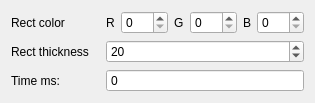
<?xml version="1.0" encoding="UTF-8"?>
<ui version="4.0">
 <class>DrawRectsForm</class>
 <widget class="QWidget" name="DrawRectsForm">
  <property name="geometry">
   <rect>
    <x>0</x>
    <y>0</y>
    <width>315</width>
    <height>101</height>
   </rect>
  </property>
  <property name="windowTitle">
   <string>Form</string>
  </property>
  <layout class="QGridLayout" name="gridLayout">
   <item row="0" column="0">
    <widget class="QLabel" name="label_4">
     <property name="text">
      <string>Rect color</string>
     </property>
    </widget>
   </item>
   <item row="1" column="0">
    <widget class="QLabel" name="label_5">
     <property name="text">
      <string>Rect thickness</string>
     </property>
    </widget>
   </item>
   <item row="2" column="0">
    <widget class="QLabel" name="label_6">
     <property name="text">
      <string>Time ms:</string>
     </property>
    </widget>
   </item>
   <item row="0" column="1">
    <layout class="QHBoxLayout" name="horizontalLayout">
     <item>
      <widget class="QLabel" name="label">
       <property name="text">
        <string>R</string>
       </property>
      </widget>
     </item>
     <item>
      <widget class="QSpinBox" name="sb_r">
       <property name="maximum">
        <number>255</number>
       </property>
      </widget>
     </item>
     <item>
      <widget class="QLabel" name="label_2">
       <property name="text">
        <string>G</string>
       </property>
      </widget>
     </item>
     <item>
      <widget class="QSpinBox" name="sb_g">
       <property name="maximum">
        <number>255</number>
       </property>
      </widget>
     </item>
     <item>
      <widget class="QLabel" name="label_3">
       <property name="text">
        <string>B</string>
       </property>
      </widget>
     </item>
     <item>
      <widget class="QSpinBox" name="sb_b">
       <property name="maximum">
        <number>255</number>
       </property>
      </widget>
     </item>
    </layout>
   </item>
   <item row="1" column="1">
    <widget class="QSpinBox" name="sb_thickness">
     <property name="minimum">
      <number>1</number>
     </property>
     <property name="value">
      <number>20</number>
     </property>
    </widget>
   </item>
   <item row="2" column="1">
    <widget class="QSpinBox" name="sb_time">
     <property name="readOnly">
      <bool>true</bool>
     </property>
     <property name="buttonSymbols">
      <enum>QAbstractSpinBox::NoButtons</enum>
     </property>
     <property name="maximum">
      <number>99999</number>
     </property>
    </widget>
   </item>
  </layout>
 </widget>
 <resources/>
 <connections/>
</ui>
